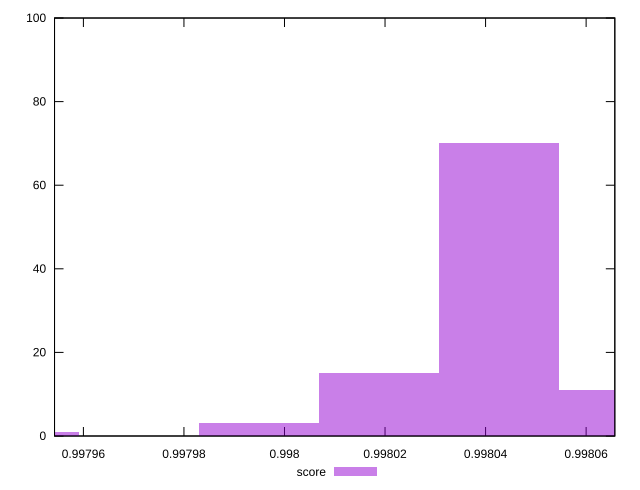

Write the gnuplot code that produced this figure.
reset

$score <<EOF
0.9980426154435625 70
0.9980187428237753 15
0.9979948702039881 3
0.9979471249644137 1
0.9980664880633497 11
EOF

set key outside below
set boxwidth 0.000023872619787202204
set xrange [0.9979542582314304:0.9980657089240548]
set yrange [0:100]
set trange [0:100]
set style fill transparent solid 0.5 noborder
set terminal svg size 640, 490 enhanced background rgb 'white'
set output "reprap/interactive/samples/pages+cached+noexternal+nofonts+nosvg+noimg+nocss/score/histogram.svg"

plot $score title "score" with boxes

reset
